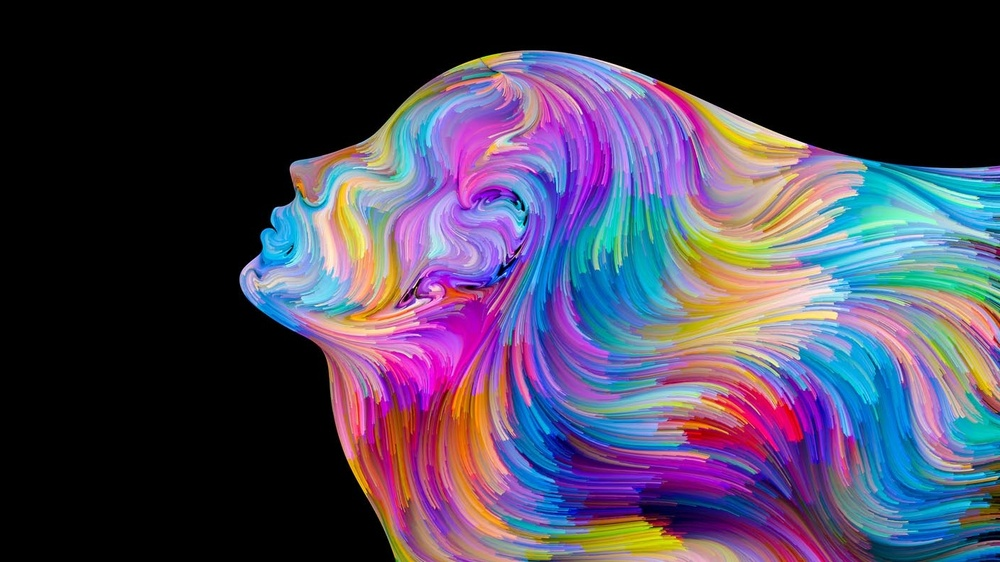
#> input picture stock_img.jpg, 1000 x 562 px, shrunk from 1408 x 792 before the run
$ python main.py   (older library calls are emulated)
#> lines starting #> are read from the running program, lines starting #| are printed output that depends on the picture
import cv2

# get img
img = cv2.imread('../stock_img.jpg', cv2.IMREAD_GRAYSCALE)
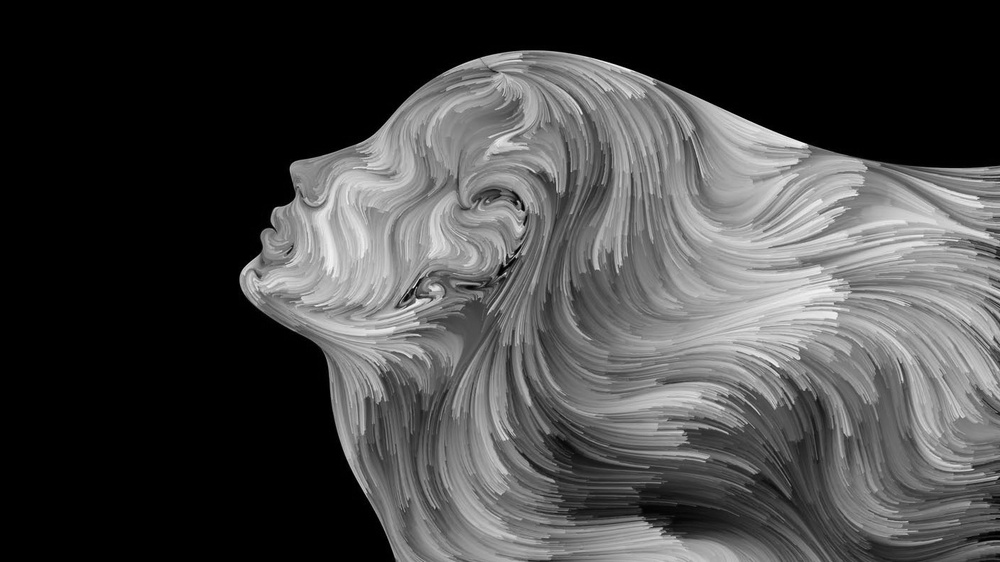
#> img: shape (562, 1000); min 0, max 247, mean 70.2

# apply Laplacian filter
laplacian_img = cv2.Laplacian(img, cv2.CV_8U)
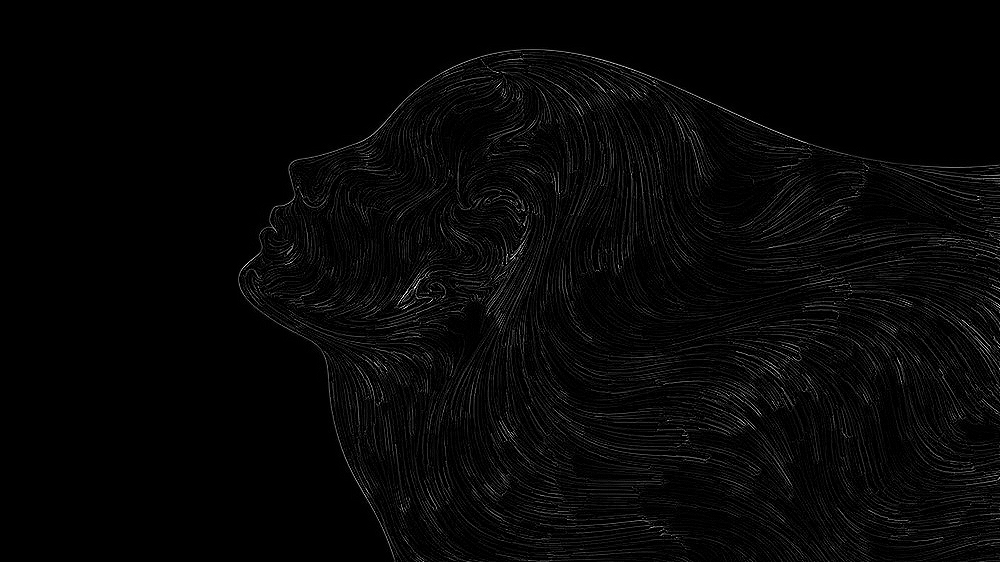
#> laplacian_img: shape (562, 1000); min 0, max 255, mean 6.5

# showing original and filtered img
cv2.imshow("img",laplacian_img)
cv2.waitKey(0)
